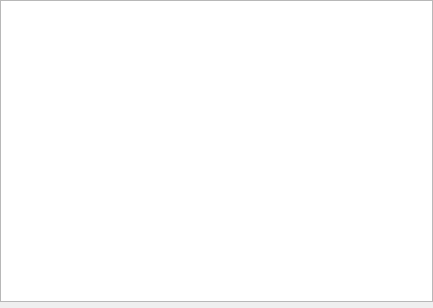
<?xml version="1.0" encoding="UTF-8"?>
<ui version="4.0">
 <class>TSqlTableNavigator</class>
 <widget class="QWidget" name="TSqlTableNavigator">
  <property name="geometry">
   <rect>
    <x>0</x>
    <y>0</y>
    <width>433</width>
    <height>308</height>
   </rect>
  </property>
  <property name="windowTitle">
   <string>Form</string>
  </property>
  <layout class="QVBoxLayout" name="verticalLayout">
   <property name="margin">
    <number>0</number>
   </property>
   <item>
    <widget class="TTableView" name="uiTableView"/>
   </item>
   <item>
    <widget class="TSqlButtonBox" name="uiButtonBox">
     <property name="addEnabled">
      <bool>false</bool>
     </property>
     <property name="editEnabled">
      <bool>false</bool>
     </property>
     <property name="deleteEnabled">
      <bool>false</bool>
     </property>
     <property name="saveEnabled">
      <bool>false</bool>
     </property>
     <property name="discardEnabled">
      <bool>false</bool>
     </property>
    </widget>
   </item>
  </layout>
 </widget>
 <customwidgets>
  <customwidget>
   <class>TSqlButtonBox</class>
   <extends>QWidget</extends>
   <header>ts.h</header>
  </customwidget>
  <customwidget>
   <class>TTableView</class>
   <extends>QTableView</extends>
   <header>ts.h</header>
  </customwidget>
 </customwidgets>
 <tabstops>
  <tabstop>uiTableView</tabstop>
 </tabstops>
 <resources/>
 <connections/>
</ui>
